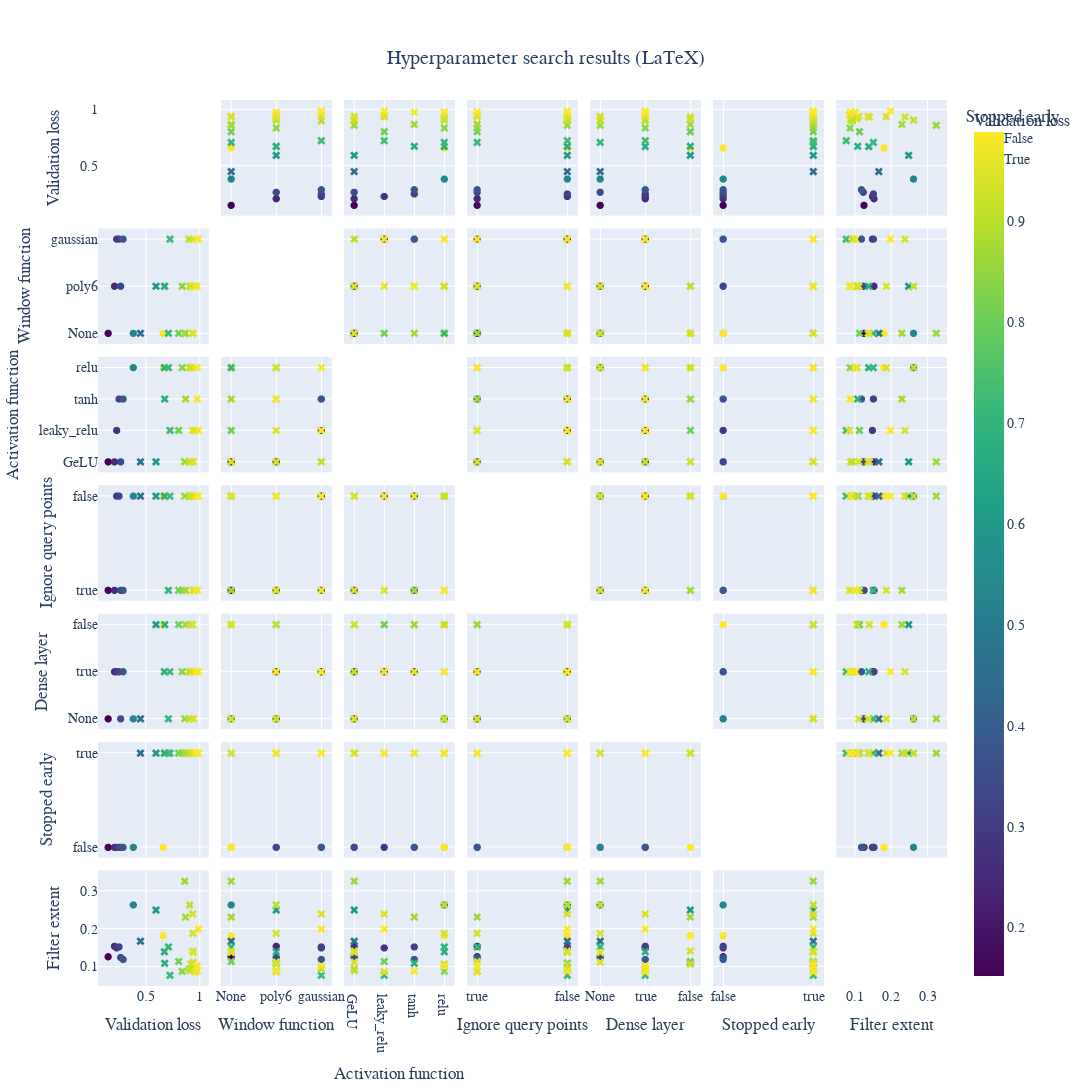

Source (notebook cell):
### Markdown cell above
TODO: Include Training Time, Number of Parameters
Also train until convergence (= no val loss improvement)

### Code cell
# if stopped early -> shape triangle
#  marginal_x='histogram', marginal_y='histogram'
px.scatter(df, x='window_function', y='val_loss', color='val_loss', color_continuous_scale='viridis', symbol='stopped_early')

#intermediate_activation_fn
def make_scatter_matrix(df, dimensions, width=1500, height=1500):
    fig = px.scatter_matrix(
        df,
        dimensions=dimensions,
        color='val_loss',
        color_continuous_scale='viridis',
        title='Hyperparameter search results',
        labels=labels,
        height=1250,
        symbol='stopped_early',
        symbol_map={
            True: 'x',
            False: 'circle',
        },
    )

    fig.update_traces(
        marker=dict(size=7.5),
        diagonal_visible=False,
    )

    fig.update_layout(
        title={
            'text': 'Hyperparameter search results (LaTeX)',
            'x': 0.5,
            'xanchor': 'center',
            'yanchor': 'top',
        },
        font=dict(
            family='Serif',
            size=14,
            # color='#7f7f7f'

            # TODO: font spacing?
        ),
        width=width,
        height=height,
        autosize=False,
        margin=dict(
            # l=50,
            # r=50,
            # b=100,
            # t=100,
            # pad=4
        ),
        # paper_bgcolor='white',
        # plot_bgcolor='white',
        hovermode='closest',

    )
    
    return fig

make_scatter_matrix(df, dimensions=['val_loss', 'window_function', 'intermediate_activation_fn', 'radius_search_ignore_query_points', 'use_dense_layer_for_centers', 'stopped_early', 'filter_extent'])

### Figure 1 — Plotly figure (JSON) as saved in the notebook; plotly's stock layout.template omitted (floating-point values rounded to 4 significant figures)
{"data": [{"diagonal": {"visible": false}, "dimensions": [{"axis": {"matches": true}, "label": "Validation loss", "values": [0.152, 0.2104, 0.2308, 0.2526, 0.2679, 0.2904, 0.3848, 0.6613]}, {"axis": {"matches": true}, "label": "Window function", "values": ["None", "poly6", "gaussian", "gaussian", "poly6", "gaussian", "None", "None"]}, {"axis": {"matches": true}, "label": "Activation function", "values": ["GeLU", "GeLU", "leaky_relu", "tanh", "GeLU", "tanh", "relu", "relu"]}, {"axis": {"matches": true}, "label": "Ignore query points", "values": [true, true, false, false, true, true, false, false]}, {"axis": {"matches": true}, "label": "Dense layer", "values": ["None", true, true, true, "None", true, "None", false]}, {"axis": {"matches": true}, "label": "Stopped early", "values": [false, false, false, false, false, false, false, false]}, {"axis": {"matches": true}, "label": "Filter extent", "values": [0.1257, 0.1533, 0.1491, 0.1517, 0.1238, 0.1187, 0.2626, 0.1812]}], "hovertemplate": "Stopped early=False<br>%{xaxis.title.text}=%{x}<br>%{yaxis.title.text}=%{y}<br>Validation loss=%{marker.color}<extra></extra>", "legendgroup": "False", "marker": {"color": [0.152, 0.2104, 0.2308, 0.2526, 0.2679, 0.2904, 0.3848, 0.6613], "coloraxis": "coloraxis", "size": 7.5, "symbol": "circle"}, "name": "False", "showlegend": true, "type": "splom"}, {"diagonal": {"visible": false}, "dimensions": [{"axis": {"matches": true}, "label": "Validation loss", "values": [0.4517, 0.5957, 0.6737, 0.6765, 0.7109, 0.7254, 0.8056, 0.8387, 0.862, 0.8704, 0.902, 0.9086, 0.9124, 0.9206, 0.9355, 0.9366, 0.9381, 0.9412, 0.9415, 0.9517, 0.9779, 0.9803, 0.9882]}, {"axis": {"matches": true}, "label": "Window function", "values": ["None", "poly6", "poly6", "poly6", "None", "gaussian", "None", "poly6", "None", "None", "gaussian", "poly6", "poly6", "poly6", "None", "gaussian", "poly6", "None", "poly6", "poly6", "poly6", "gaussian", "gaussian"]}, {"axis": {"matches": true}, "label": "Activation function", "values": ["GeLU", "GeLU", "relu", "tanh", "relu", "leaky_relu", "leaky_relu", "relu", "GeLU", "tanh", "GeLU", "relu", "GeLU", "relu", "GeLU", "leaky_relu", "relu", "GeLU", "GeLU", "leaky_relu", "tanh", "relu", "leaky_relu"]}, {"axis": {"matches": true}, "label": "Ignore query points", "values": [false, false, false, false, true, false, true, true, false, true, false, false, false, false, false, false, true, false, true, true, false, true, false]}, {"axis": {"matches": true}, "label": "Dense layer", "values": ["None", false, true, false, "None", true, false, true, "None", false, true, "None", true, false, false, true, "None", "None", "None", true, true, true, true]}, {"axis": {"matches": true}, "label": "Stopped early", "values": [true, true, true, true, true, true, true, true, true, true, true, true, true, true, true, true, true, true, true, true, true, true, true]}, {"axis": {"matches": true}, "label": "Filter extent", "values": [0.1667, 0.2492, 0.1388, 0.1085, 0.1517, 0.07664, 0.1132, 0.08718, 0.3255, 0.2305, 0.0938, 0.2628, 0.08893, 0.1064, 0.1406, 0.2388, 0.1874, 0.1372, 0.1114, 0.08589, 0.08783, 0.1018, 0.1989]}], "hovertemplate": "Stopped early=True<br>%{xaxis.title.text}=%{x}<br>%{yaxis.title.text}=%{y}<br>Validation loss=%{marker.color}<extra></extra>", "legendgroup": "True", "marker": {"color": [0.4517, 0.5957, 0.6737, 0.6765, 0.7109, 0.7254, 0.8056, 0.8387, 0.862, 0.8704, 0.902, 0.9086, 0.9124, 0.9206, 0.9355, 0.9366, 0.9381, 0.9412, 0.9415, 0.9517, 0.9779, 0.9803, 0.9882], "coloraxis": "coloraxis", "size": 7.5, "symbol": "x"}, "name": "True", "showlegend": true, "type": "splom"}], "layout": {"autosize": false, "coloraxis": {"colorbar": {"title": {"text": "Validation loss"}}, "colorscale": [[0, "#440154"], [0.1111, "#482878"], [0.2222, "#3e4989"], [0.3333, "#31688e"], [0.4444, "#26828e"], [0.5556, "#1f9e89"], [0.6667, "#35b779"], [0.7778, "#6ece58"], [0.8889, "#b5de2b"], [1, "#fde725"]]}, "dragmode": "select", "font": {"family": "Serif", "size": 14}, "height": 1500, "hovermode": "closest", "legend": {"title": {"text": "Stopped early"}, "tracegroupgap": 0}, "title": {"text": "Hyperparameter search results (LaTeX)", "x": 0.5, "xanchor": "center", "yanchor": "top"}, "width": 1500}}
